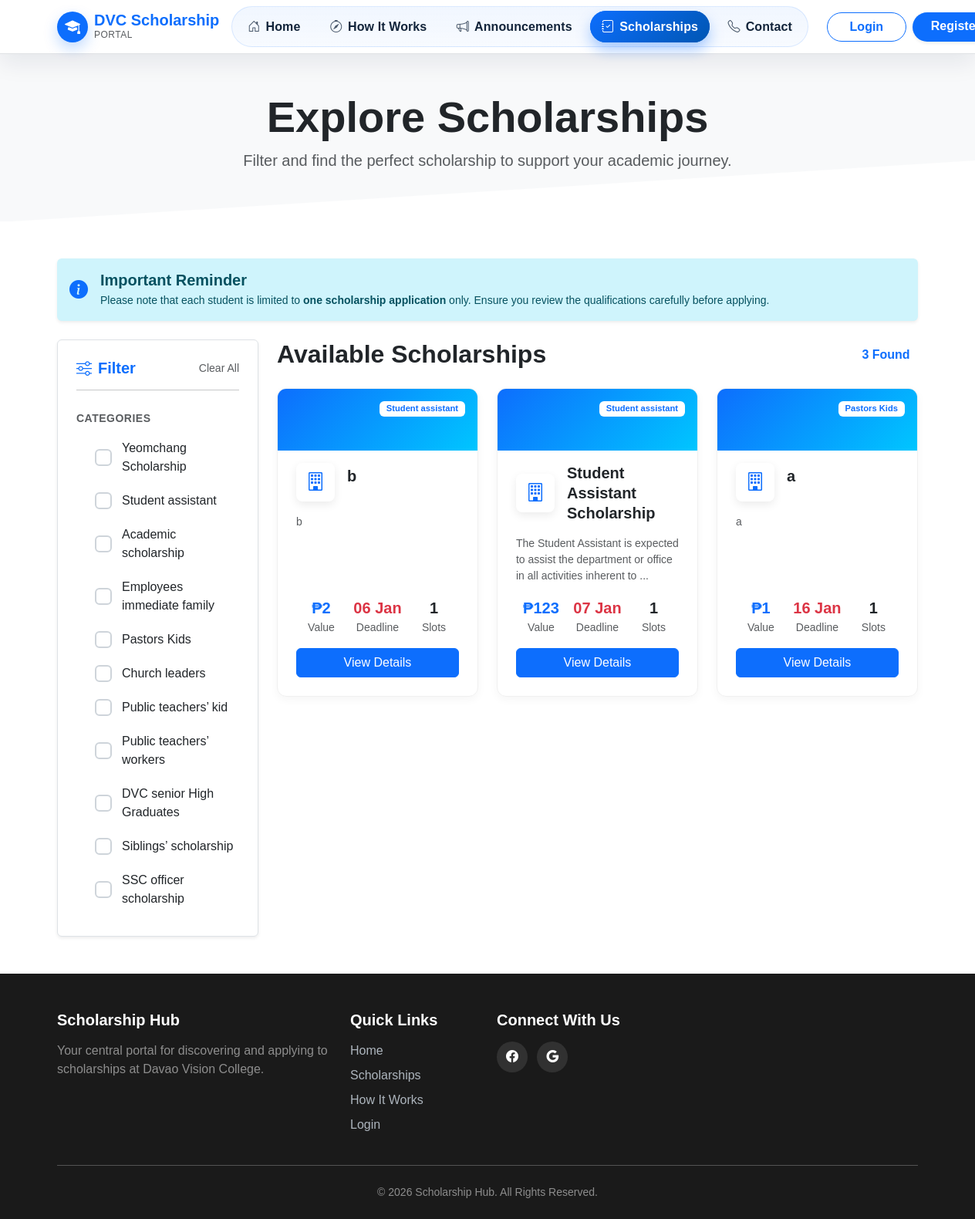
Page /scholarships.php on the committed database.
### tables this page shows
CREATE TABLE `scholarships` (
  `id` int(11) NOT NULL,
  `name` varchar(255) NOT NULL,
  `description` text NOT NULL,
  `deadline` date NOT NULL,
  `requirements` text DEFAULT NULL,
  `application_requirements` text DEFAULT NULL,
  `benefits` text DEFAULT NULL,
  `available_slots` int(11) DEFAULT 10,
  `category` varchar(100) DEFAULT 'general',
  `accepting_new_applicants` tinyint(1) NOT NULL DEFAULT 1,
  `accepting_renewal_applicants` tinyint(1) NOT NULL DEFAULT 1,
  `amount` decimal(10,2) DEFAULT 500.00,
  `status` enum('active','inactive','archived') NOT NULL DEFAULT 'active',
  `created_at` timestamp NOT NULL DEFAULT current_timestamp(),
  `requires_exam` tinyint(1) NOT NULL DEFAULT 0,
  `passing_grade` int(11) DEFAULT 75,
  `passing_score` int(11) DEFAULT 75,
  `exam_duration` int(11) DEFAULT 60,
  `end_of_term` date DEFAULT NULL
);

### public/scholarship_card.php (the view)
<?php
$details_link = isset($card_link) ? $card_link : 'scholarship-details.php?id=' . (isset($scholarship['id']) ? $scholarship['id'] : 0);
$btn_text = isset($card_button_text) ? $card_button_text : 'View Details';
?>
<div class="scholarship-card-v2 h-100 w-100">
    <div class="card-banner">
        <?php if (!empty($scholarship['category'])): ?>
            <span class="badge category-badge"><?php echo htmlspecialchars($scholarship['category']); ?></span>
        <?php endif; ?>
    </div>
    <div class="card-body d-flex flex-column p-4 pt-3">
        <div class="d-flex align-items-center mb-3">
            <div class="scholarship-provider-logo me-3"><i class="bi bi-building"></i></div>
            <h5 class="card-title fw-bold mb-0 flex-grow-1"><?php echo htmlspecialchars(isset($scholarship['name']) ? $scholarship['name'] : 'Scholarship'); ?></h5>
        </div>
        <p class="card-text text-muted small flex-grow-1"><?php echo htmlspecialchars(substr(isset($scholarship['description']) ? $scholarship['description'] : '', 0, 100)) . (strlen(isset($scholarship['description']) ? $scholarship['description'] : '') > 100 ? '...' : ''); ?></p>
        <div class="row g-2 text-center small mb-3">
            <div class="col-4">
                <?php
                $amt_type = isset($scholarship['amount_type']) ? $scholarship['amount_type'] : 'Peso';
                $amt_val = isset($scholarship['amount']) ? $scholarship['amount'] : 0;
                if ($amt_type === 'Percentage') {
                    $amt_display = number_format($amt_val, 0) . '%';
                } elseif ($amt_type === 'None') {
                    $amt_display = 'None';
                } else {
                    $amt_display = '₱' . number_format($amt_val, 0);
                }
                ?>
                <div class="fw-bold fs-5 text-primary"><?php echo htmlspecialchars($amt_display); ?></div>
                <div class="text-muted">Value</div>
            </div>
            <div class="col-4">
                <div class="fw-bold fs-5 text-danger"><?php echo htmlspecialchars(date("d M", strtotime(isset($scholarship['deadline']) ? $scholarship['deadline'] : 'now'))); ?></div>
                <div class="text-muted">Deadline</div>
            </div>
            <div class="col-4">
                <div class="fw-bold fs-5"><?php echo htmlspecialchars(isset($scholarship['available_slots']) ? $scholarship['available_slots'] : 0); ?></div>
                <div class="text-muted">Slots</div>
            </div>
        </div>
        <a href="<?php echo htmlspecialchars($details_link); ?>" class="btn btn-primary w-100 mt-auto"><?php echo htmlspecialchars($btn_text); ?></a>
    </div>
</div>

### public/scholarships.php (shortened to what this page needs)
<?php
$base_path = dirname(__DIR__);
require_once $base_path . '/includes/db.php';
$sql = "SELECT s.* FROM scholarships s";
$whereClauses = [];
$params = [];
$whereClauses[] = "s.status = 'active'";
$whereClauses[] = "(s.requires_exam = 0 OR (s.requires_exam = 1 AND EXISTS (SELECT 1 FROM exam_questions eq WHERE eq.scholarship_id = s.id)))";
if (!empty($whereClauses)) {
    $sql .= " WHERE " . implode(' AND ', $whereClauses);
}
$sql .= " ORDER BY s.deadline ASC";
try {
    $stmt = $pdo->prepare($sql);
    $stmt->execute($params);
    $scholarships = $stmt->fetchAll();
} catch (PDOException $e) {
    $scholarships = [];
    $distinct_categories = [];
}
$scholarship_categories = [
    'Yeomchang Scholarship',
    'Student assistant',
    'Academic scholarship',
    'Employees immediate family',
    'Pastors Kids',
    'Church leaders',
    'Public teachers’ kid',
    'Public teachers’ workers',
    'DVC senior High Graduates',
    'Siblings’ scholarship',
    'SSC officer scholarship'
];
?>
<!DOCTYPE html>
<html lang="en">
<head>
    <link href="https://cdn.jsdelivr.net/npm/bootstrap@5.3.2/dist/css/bootstrap.min.css" rel="stylesheet">
    <link href="https://unpkg.com/aos@2.3.1/dist/aos.css" rel="stylesheet">
    <link rel="stylesheet" href="https://cdn.jsdelivr.net/npm/bootstrap-icons@1.11.3/font/bootstrap-icons.min.css">
    <link rel="stylesheet" href="https://unpkg.com/swiper/swiper-bundle.min.css" />
    <link rel="stylesheet" href="assets/css/style.css">
</head>
<body>
    <?php include $base_path . '/public/header.php'; ?>
    <main>
        <section class="page-header text-center py-5 bg-light position-relative">
            <div class="container position-relative" data-aos="fade-up">
                <h1 class="display-4 fw-bold">Explore Scholarships</h1>
                <p class="lead text-muted col-lg-8 mx-auto">Filter and find the perfect scholarship to support your academic journey.</p>
            </div>
            <div class="section-divider section-divider-angle">
                <svg viewBox="0 0 1440 80" preserveAspectRatio="none" style="height: 80px; width: 100%;">
                    <path d="M0,80 L1440,0 L1440,80 L0,80 Z" class="shape-fill" style="fill: #ffffff;"></path>
                </svg>
            </div>
        </section>
    <div class="container py-5">
    <div class="alert alert-info border-0 shadow-sm d-flex align-items-center mb-4" role="alert" data-aos="fade-down">
        <i class="bi bi-info-circle-fill fs-4 me-3 text-primary"></i>
        <div>
            <h5 class="alert-heading fw-bold mb-1">Important Reminder</h5>
            <p class="mb-0 small">Please note that each student is limited to <strong>one scholarship application</strong> only. Ensure you review the qualifications carefully before applying.</p>
        </div>
    </div>
    <div class="row">
        <div class="col-lg-3">
            <div class="filter-sidebar p-4 rounded bg-white shadow-sm border" data-aos="fade-right">
                <div class="d-flex justify-content-between align-items-center mb-3">
                    <h5 class="fw-bold mb-0 text-primary"><i class="bi bi-sliders me-2"></i>Filter</h5>
                    <a href="scholarships.php" class="text-decoration-none small text-muted">Clear All</a>
                </div>
                <hr class="my-2 mb-4 opacity-25">
                <form action="scholarships.php" method="GET">
                    <div class="mb-0">
                        <label class="form-label fw-bold text-uppercase small text-muted mb-3" style="letter-spacing: 0.5px;">Categories</label>
                        <div class="d-flex flex-column gap-2">
                        <?php foreach ($scholarship_categories as $category): ?>
                            <div class="form-check">
                                <label class="form-check-label" for="cat-<?php echo htmlspecialchars(str_replace(' ', '-', $category)); ?>">
                                    <?php echo htmlspecialchars($category); ?>
                                </label>
                            </div>
                        <?php endforeach; ?>
                        </div>
                    </div>
                </form>
            </div>
        </div>
        <div class="col-lg-9" data-aos="fade-left" data-aos-delay="100">
            <div class="d-flex justify-content-between align-items-center mb-4">
                <h2 class="fw-bold mb-0">Available Scholarships</h2>
                <span id="results-count" class="badge bg-primary-soft text-primary fs-6 rounded-pill"><?php echo count($scholarships); ?> Found</span>
            </div>
            <div class="row g-4" id="scholarship-listings-container">
                <?php if (empty($scholarships)): ?>
                    <div class="col-12">
                        <div class="no-results-card" data-aos="fade-up">
                            <div class="icon"><i class="bi bi-search-heart"></i></div>
                            <h4 class="fw-bold">No Scholarships Found</h4>
                            <p class="text-muted">We couldn't find any scholarships matching your criteria. <br>Try adjusting your filters or check back later!</p>
                            <a href="scholarships.php" class="btn btn-primary mt-3">Clear Filters</a>
                        </div>
                    </div>
                <?php else: ?>
                    <?php foreach ($scholarships as $index => $scholarship): ?>
                        <div class="col-md-6 col-lg-4 d-flex align-items-stretch" data-aos="fade-up" data-aos-delay="<?php echo ($index % 3) * 100; ?>">
                            <?php
                            $card_link = 'scholarship-details.php?id=' . $scholarship['id'];
                            $card_button_text = 'View Details';
                            include 'scholarship_card.php';
                            ?>
                        </div>
                    <?php endforeach; ?>
                <?php endif; ?>
            </div>
        </div>
    </div>
    </div>
<?php include $base_path . '/includes/footer.php'; ?>

### rows in the picture
scholarships: category "Student assistant", name "b", description "b", amount "₱2", deadline "06 Jan", available_slots "1", btn_text "View Details"
scholarships: category "Student assistant", name "Student Assistant Scholarship", description "The Student Assistant is expected to assist the department or office in all activities inherent to", amount "₱123", deadline "07 Jan", available_slots "1", btn_text "View Details"
scholarships: category "Pastors Kids", name "a", description "a", amount "₱1", deadline "16 Jan", available_slots "1", btn_text "View Details"

### other values in the picture
$category "Yeomchang Scholarship"
$category "Student assistant"
$category "Academic scholarship"
$category "Employees immediate family"
$category "Pastors Kids"
$category "Church leaders"
$category "Public teachers’ kid"
$category "Public teachers’ workers"
$category "DVC senior High Graduates"
$category "Siblings’ scholarship"
$category "SSC officer scholarship"
count($scholarships) "3"
